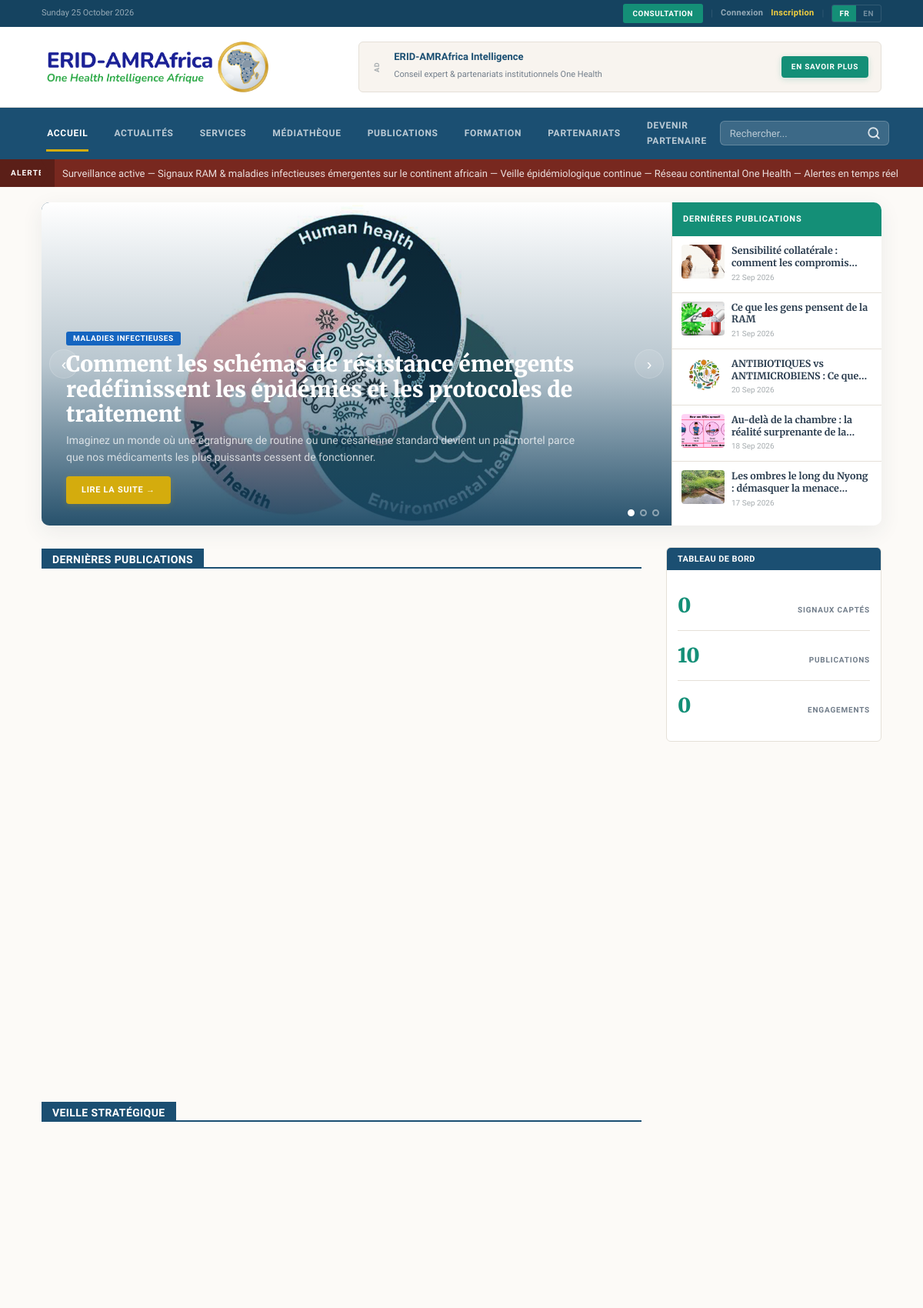
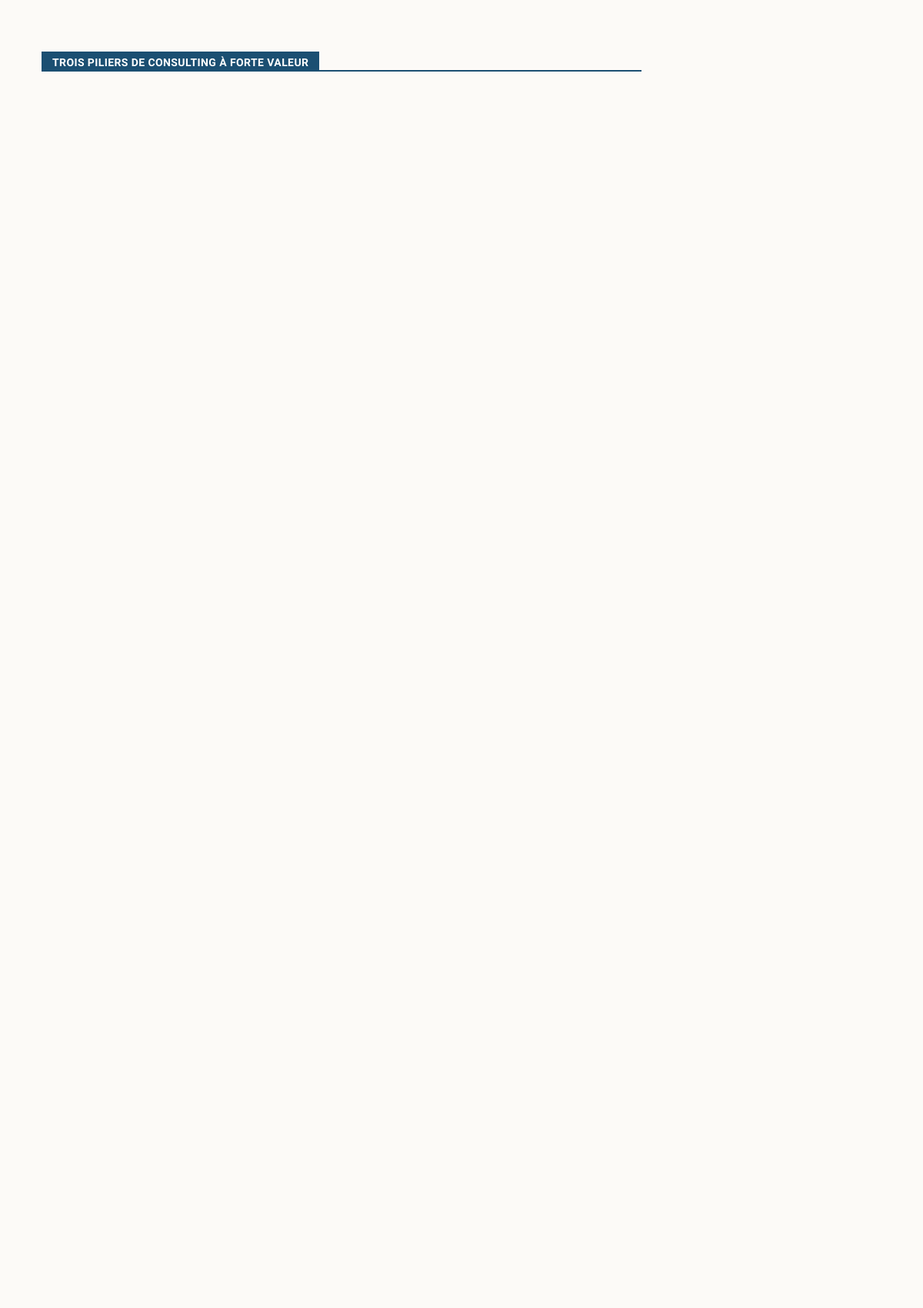
The page / (upper part) on the database its author committed (2 pictures, top to bottom).
### tables this page shows
CREATE TABLE articles (
    id              INT UNSIGNED AUTO_INCREMENT PRIMARY KEY,
    category_id     INT UNSIGNED    NOT NULL,
    author_id       INT UNSIGNED    NULL,
    slug            VARCHAR(200)    NOT NULL UNIQUE,
    title_fr        VARCHAR(255)    NOT NULL,
    title_en        VARCHAR(255)    NOT NULL,
    excerpt_fr      TEXT            NULL,
    excerpt_en      TEXT            NULL,
    body_fr         MEDIUMTEXT      NULL,
    body_en         MEDIUMTEXT      NULL,
    cover_image     VARCHAR(255)    NULL,
    seo_keywords    VARCHAR(500)    NULL,
    status          ENUM('draft','published','archived','trashed') NOT NULL DEFAULT 'draft',
    is_featured     TINYINT(1)      NOT NULL DEFAULT 0,
    published_at    DATETIME        NULL,
    views           INT UNSIGNED    NOT NULL DEFAULT 0,
    created_at      DATETIME        NOT NULL DEFAULT CURRENT_TIMESTAMP,
    updated_at      DATETIME        NOT NULL DEFAULT CURRENT_TIMESTAMP ON UPDATE CURRENT_TIMESTAMP,
    CONSTRAINT fk_articles_cat    FOREIGN KEY (category_id) REFERENCES categories(id),
    CONSTRAINT fk_articles_author FOREIGN KEY (author_id)   REFERENCES users(id) ON DELETE SET NULL,
    INDEX idx_articles_status (status, published_at)
);

CREATE TABLE categories (
    id              INT UNSIGNED AUTO_INCREMENT PRIMARY KEY,
    slug            VARCHAR(80)     NOT NULL UNIQUE,
    name_fr         VARCHAR(120)    NOT NULL,
    name_en         VARCHAR(120)    NOT NULL,
    accent_color    VARCHAR(9)      NOT NULL DEFAULT '#0E7C7B',
    sort_order      SMALLINT        NOT NULL DEFAULT 0
);

### app/Core/Database.php (called while the page is built, shortened)
<?php
final class Database
{
    private static ?PDO $pdo = null;
    public static function pdo(): PDO
    {
        if (self::$pdo === null) {
            $cfg = Config::get('db');
            $dsn = sprintf(
                'mysql:host=%s;port=%s;dbname=%s;charset=utf8mb4',
                $cfg['host'], $cfg['port'], $cfg['name']
            );
            try {
                self::$pdo = new PDO($dsn, $cfg['user'], $cfg['pass'], [
                    PDO::ATTR_ERRMODE            => PDO::ERRMODE_EXCEPTION,
                    PDO::ATTR_DEFAULT_FETCH_MODE => PDO::FETCH_ASSOC,
                    PDO::ATTR_EMULATE_PREPARES   => false,
                    PDO::MYSQL_ATTR_INIT_COMMAND => "SET NAMES utf8mb4 COLLATE utf8mb4_unicode_ci",
                ]);
            } catch (PDOException $e) {
                http_response_code(500);
                exit('Database connection failed.');
            }
        }
        return self::$pdo;
    }
    public static function all(string $sql, array $params = []): array
    {
        $stmt = self::pdo()->prepare($sql);
        $stmt->execute($params);
        return $stmt->fetchAll();
    }
    public static function one(string $sql, array $params = []): ?array
    {
        $stmt = self::pdo()->prepare($sql);
        $stmt->execute($params);
        $row = $stmt->fetch();
        return $row ?: null;
    }
}

### app/Core/View.php (called while the page is built, shortened)
<?php
final class View
{
    public static function render(string $template, array $data = [], string $layout = 'public'): void
    {
        $root = Config::get('root');
        extract($data, EXTR_SKIP);
        $lang = Lang::current();
        require $root . '/app/Views/' . $template . '.php';
    }
    public static function e(?string $s): string
    {
        return htmlspecialchars((string) $s, ENT_QUOTES, 'UTF-8');
    }
}

### app/Core/Controller.php (called while the page is built, shortened)
<?php
abstract class Controller
{
    protected function view(string $template, array $data = [], string $layout = 'public'): void
    {
        View::render($template, $data, $layout);
    }
}

### app/Controllers/Public/HomeController.php (called while the page is built, shortened)
<?php
final class HomeController extends Controller
{
    public function index(): void
    {
        $settings = [];
        foreach (Database::all('SELECT * FROM settings') as $s) {
            $settings[$s['setting_key']] = $s;
        }
        $featured = Database::all(
            "SELECT a.*, c.slug AS cat_slug, c.accent_color
               FROM articles a JOIN categories c ON c.id = a.category_id
              WHERE a.status = 'published'
              ORDER BY a.is_featured DESC, a.published_at DESC LIMIT 4"
        );
        $services = Database::all('SELECT * FROM services WHERE is_active = 1 ORDER BY sort_order');
        $categories = Database::all('SELECT * FROM categories ORDER BY sort_order');
        $kpis = [
            'signals'  => (int) (Database::one('SELECT COUNT(*) n FROM rumours')['n'] ?? 0),
            'articles' => (int) (Database::one("SELECT COUNT(*) n FROM articles WHERE status='published'")['n'] ?? 0),
            'leads'    => (int) (Database::one('SELECT COUNT(*) n FROM leads')['n'] ?? 0),
        ];
        $this->view('public/home', [
            'title'      => 'ERID-AMRAfrica',
            'settings'   => $settings,
            'featured'   => $featured,
            'services'   => $services,
            'categories' => $categories,
            'kpis'       => $kpis,
        ], 'public');
    }
}

### public/index.php (called while the page is built, shortened)
<?php
spl_autoload_register(function (string $class): void {
    $path = APP_ROOT . '/app/' . str_replace('\\', '/', substr($class, 4)) . '.php';
});
$router = new Router();
$router->dispatch($_SERVER['REQUEST_METHOD'], $_SERVER['REQUEST_URI']);

### app/Core/Config.php (called while the page is built, shortened)
<?php
final class Config
{
    private static array $data = [];
    public static function load(string $root): void
    {
        $env = [];
        self::$data = [
            'app' => [
                'name'   => $env['APP_NAME']   ?? 'ERID-AMRAfrica',
                'env'    => $env['APP_ENV']    ?? 'production',
                'url'    => $env['APP_URL']    ?? 'http://localhost:8080',
                'locale' => $env['APP_LOCALE'] ?? 'fr',
            ],
            'db' => [
                'host' => $env['DB_HOST'] ?? '127.0.0.1',
                'port' => $env['DB_PORT'] ?? '3306',
                'name' => $env['DB_NAME'] ?? 'erid_amrafrica',
                'user' => $env['DB_USER'] ?? 'root',
                'pass' => $env['DB_PASS'] ?? '',
            ],
            'mail' => [
                'from'      => $env['MAIL_FROM'] ?? 'consulting@erid-amrafrica.org',
                'from_name' => $env['MAIL_FROM_NAME'] ?? 'ERID-AMRAfrica',
            ],
            'root' => $root,
        ];
    }
    public static function get(string $key): mixed
    {
        return self::$data[$key] ?? null;
    }
}

### app/Core/Lang.php (called while the page is built, shortened)
<?php
final class Lang
{
    private static array $strings = [];
    private static string $locale = 'fr';
    public static function boot(): void
    {
        self::$locale = $_SESSION['locale'] ?? Config::get('app')['locale'] ?? 'fr';
        $file = Config::get('root') . '/app/lang/' . self::$locale . '.php';
        self::$strings = is_file($file) ? require $file : [];
    }
    public static function current(): string
    {
        return self::$locale;
    }
    public static function t(string $key): string
    {
        return self::$strings[$key] ?? $key;
    }
    public static function pick(array $row, string $base): string
    {
        return (string) ($row[$base . '_' . self::$locale] ?? $row[$base . '_fr'] ?? '');
    }
}

### app/Views/public/home.php (the view, shortened to what this page needs)
<?php
$e = fn($s) => View::e($s);
$pick = fn($row, $b) => Lang::pick($row, $b);
$allArticles = \App\Core\Database::all(
    "SELECT a.*, c.slug AS cat_slug, c.name_fr AS cat_fr, c.name_en AS cat_en, c.accent_color
       FROM articles a JOIN categories c ON c.id = a.category_id
      WHERE a.status = 'published'
      ORDER BY a.is_featured DESC, a.published_at DESC LIMIT 20"
);
$hero = array_slice($allArticles, 0, 3);
$sidebarLatest = array_slice($allArticles, 3, 5);
$block1 = array_slice($allArticles, 3, 4);
$block2 = array_slice($allArticles, 7, 6);
?>
<?php if ($hero): ?>
<section class="hero-section container">
  <div class="hero-grid">
    <div class="hero-slideshow">
      <div class="slideshow-track">
        <?php foreach ($hero as $idx => $slide): ?>
        <div class="slide <?= $idx === 0 ? 'active' : '' ?>" style="background-image:url('<?= $e($slide['cover_image'] ?? '') ?>')">
          <div class="slide__overlay"></div>
          <div class="slide__content">
            <span class="cat-badge" style="background:<?= $e($slide['accent_color']) ?>"><?= $e($pick($slide, 'cat')) ?></span>
            <h2><?= $e($pick($slide, 'title')) ?></h2>
            <p><?= $e($pick($slide, 'excerpt')) ?></p>
            <a class="btn btn-gold" href="/news/<?= $e($slide['slug']) ?>"><?= $e($lang === 'fr' ? 'Lire la suite' : 'Read more') ?> →</a>
          </div>
        </div>
        <?php endforeach; ?>
      </div>
      <div class="slideshow-dots">
        <?php foreach ($hero as $idx => $slide): ?>
        <button class="dot <?= $idx === 0 ? 'active' : '' ?>" data-slide="<?= $idx ?>"></button>
        <?php endforeach; ?>
      </div>
      <button class="slide-arrow slide-prev">‹</button>
      <button class="slide-arrow slide-next">›</button>
    </div>
    <div class="hero-sidebar">
      <div class="hero-sidebar__head"><?= $e($lang === 'fr' ? 'Dernières publications' : 'Latest articles') ?></div>
      <?php foreach ($sidebarLatest as $sa): ?>
      <a href="/news/<?= $e($sa['slug']) ?>" class="hero-sidebar__item">
        <div class="hero-sidebar__thumb" style="background-image:url('<?= $e($sa['cover_image'] ?? '') ?>')"></div>
        <div class="hero-sidebar__text">
          <h4><?= $e($pick($sa, 'title')) ?></h4>
          <span class="hero-sidebar__date"><?= $e($sa['published_at'] ? date('d M Y', strtotime($sa['published_at'])) : '') ?></span>
        </div>
      </a>
      <?php endforeach; ?>
    </div>
  </div>
</section>
<?php endif; ?>
<div class="container layout-2col">
<div class="col-main">
    <?php if ($block1): ?>
    <div class="td-block">
        <div class="block-title"><span><?= $e($lang === 'fr' ? 'Dernières publications' : 'Latest articles') ?></span></div>
        <div class="module-row">
        </div>
    </div>
    <?php endif; ?>
    <?php if ($block2): ?>
    <div class="td-block">
        <div class="block-title"><span><?= $e($lang === 'fr' ? 'Veille stratégique' : 'Strategic intelligence') ?></span></div>
        <div class="module-row module-row--3">
        </div>
    </div>
    <?php endif; ?>
    <div class="td-block">
        <div class="block-title"><span><?= $e(Lang::t('home_services_title')) ?></span></div>
        <div class="module-row module-row--3">
        </div>
    </div>
</div>
<aside class="col-side">
    <div class="widget">
        <div class="widget-title"><span><?= $e($lang === 'fr' ? 'Tableau de bord' : 'Dashboard') ?></span></div>
        <div class="widget-body">
            <div class="kpi-row"><strong><?= number_format($kpis['signals']) ?></strong><span><?= $e(Lang::t('kpi_signals')) ?></span></div>
            <div class="kpi-row"><strong><?= number_format($kpis['articles']) ?></strong><span><?= $e(Lang::t('kpi_articles')) ?></span></div>
            <div class="kpi-row"><strong><?= number_format($kpis['leads']) ?></strong><span><?= $e(Lang::t('kpi_engagements')) ?></span></div>
        </div>
    </div>
</aside>
</div>

### app/Core/Router.php (shortened to what this page needs)
<?php
final class Router
{
    private array $routes = ['GET' => [], 'POST' => []];
    public function get(string $path, callable|array $handler): void
    {
        $this->routes['GET'][$this->normalize($path)] = $handler;
    }
    public function post(string $path, callable|array $handler): void
    {
        $this->routes['POST'][$this->normalize($path)] = $handler;
    }
    private function normalize(string $path): string
    {
        return '/' . trim($path, '/');
    }
    public function dispatch(string $method, string $uri): void
    {
        $path = $this->normalize(parse_url($uri, PHP_URL_PATH) ?: '/');
        foreach ($this->routes[$method] ?? [] as $route => $handler) {
            $pattern = '#^' . preg_replace('#\{[a-zA-Z_]+\}#', '([^/]+)', $route) . '$#';
            if (preg_match($pattern, $path, $m)) {
                array_shift($m);
                $this->invoke($handler, $m);
                return;
            }
        }
    }
    private function invoke(callable|array $handler, array $args): void
    {
        if (is_array($handler)) {
            [$class, $method] = $handler;
            (new $class())->{$method}(...$args);
            return;
        }
    }
}

### rows shown on the page
articles: cover_image (picture), category.name_fr "MALADIES INFECTIEUSES", title_fr "Comment les schémas de résistance émergents redéfinissent les épidémies et les protocoles de traitement", excerpt_fr "Imaginez un monde où une égratignure de routine ou une césarienne standard devient un pari mortel parce que nos médicaments les plus puissants cessent de fonctionner.", lang "LIRE LA SUITE"
articles: cover_image (picture), title_fr "Sensibilité collatérale : comment les…", published_at "22 Sep 2026"
articles: cover_image (picture), title_fr "Ce que les gens pensent de la RAM", published_at "21 Sep 2026"
articles: cover_image (picture), title_fr "ANTIBIOTIQUES vs ANTIMICROBIENS : Ce…", published_at "20 Sep 2026"
articles: cover_image (picture), title_fr "Au-delà de la chambre : la réalité surprenante de…", published_at "18 Sep 2026"
articles: cover_image (picture), title_fr "Les ombres le long du Nyong : démasquer la…", published_at "17 Sep 2026"

### other values the page prints
$kpis['signals'] "0"
$kpis['articles'] "10"
$kpis['leads'] "0"
